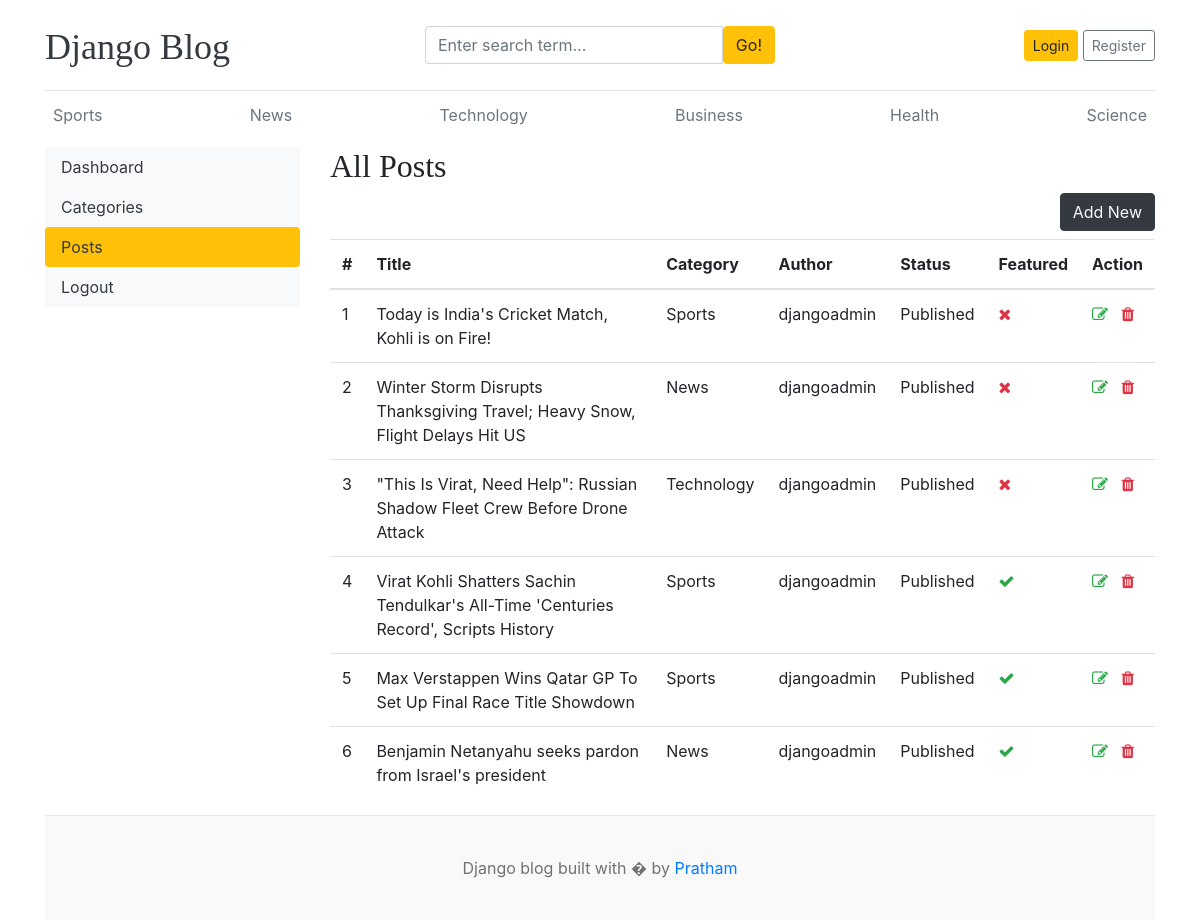
The app's page /dashboard/posts/ with its own data.
### blogs/models.py (models this page shows, shortened)
class Category(models.Model):
    category_name = models.CharField(max_length = 50, unique = True)
    created_at = models.DateTimeField(auto_now=True)
    updated_at = models.DateTimeField(auto_now=True)
    class Meta:
        verbose_name_plural = 'categories'
    def __str__(self):
        return self.category_name

class Blog(models.Model):
    title = models.CharField(max_length = 100)
    slug = models.SlugField(max_length=150, unique=True, blank=True)
    category = models.ForeignKey(Category, on_delete=models.CASCADE) #using cascade because when you delete specific category the blog post associated should also be deleted
    author = models.ForeignKey(User, on_delete=models.CASCADE) # so when user is deleted hte blog post of that user should also be deleted
    featured_image = models.ImageField(upload_to='uploads/%d/%m/%Y')
    short_description= models.TextField(max_length=500)
    blog_body = models.TextField(max_length=2000)
    status = models.CharField(max_length=20, choices=STATUS_CHOICES, default="Draft")
    is_featured = models.BooleanField(default=False)
    created_at = models.DateTimeField(auto_now=True)
    updated_at = models.DateTimeField(auto_now=True)

### dashboards/views.py (the view)
# urls.py: path('posts/', views.posts, name = 'posts'),
def posts(request):
    posts = Blog.objects.all()
    context = {
        'posts': posts,
    }
    return render(request, 'dashboard/posts.html', context)

### blogs/context_processors.py (called while the page is built)
def get_categories(request):
    categories = Category.objects.all()
    return dict(categories=categories)

### templates/dashboard/posts.html (shortened to what this page needs)
{% extends 'base.html' %}
{% block content %}
<div class="row">
    {% include 'dashboard/sidebar.html' %}
    <div class="col-md-9">
        <h2>All Posts</h2>
        <a href="{% url "add_post" %}" class="btn btn-dark text-light float-right mb-2">Add New</a>
        <table class="table table-hover">
            <thead>
                <tr>
                <th>#</th>
                <th>Title</th>
                <th>Category</th>
                <th>Author</th>
                <th>Status</th>
                <th>Featured</th>
                <th>Action</th>
            </tr>
            </thead>
            <tbody>
            {% for post in posts %}
            <tr>
                <td>{{ forloop.counter }}</td>
                <td>{{ post.title }}</td>
                <td>{{ post.category }}</td>
                <td>{{ post.author }}</td>
                <td>{{ post.status }}</td>
                <td>{% if post.is_featured %}<i class="fa fa-check text-success"></i>{% else %}<i class="fa fa-times text-danger"></i>{% endif %}</td>
                <td>
                    <a href="{% url 'edit_post' post.id %}"><i class="fa fa-edit text-success"></i></a>
                    <a href="{% url 'delete_post' post.id %}"><i class="fa fa-trash text-danger"></i></a>
                </td>
            </tr>
            {% endfor %}
            </tbody>
        </table>
    </div>
</div>
{% endblock %}

### templates/base.html (shortened to what this page needs)
{% load static %}
<!DOCTYPE html>
<html lang="en">
  <head>
    <link
      href="https://getbootstrap.com/docs/4.0/dist/css/bootstrap.min.css"
      rel="stylesheet"
    />
    <link href="{% static 'css/blog.css' %}" rel="stylesheet" />
     <link rel="stylesheet" href="https://cdnjs.cloudflare.com/ajax/libs/font-awesome/4.7.0/css/font-awesome.min.css">
  </head>
  <body>
    <div class="container">
      <header class="blog-header py-3">
        <div class="row flex-nowrap justify-content-between align-items-center">
          <div class="col-4 pt-1">
            <a class="blog-header-logo text-dark" href="/">Django Blog</a>
          </div>
          <div class="col-4">
            <form action="{% url "search" %}" method="GET">
              <div class="input-group">
                  <input class="form-control" type="text" name="keyword" value="{{keyword}}" placeholder="Enter search term..." aria-label="Enter search term..." aria-describedby="button-search" />
                  <button type="submit" class="btn btn-warning" id="button-search" type="button">Go!</button>
                    </div>
            </form>
          </div>
          <div class="col-4 d-flex justify-content-end align-items-center">
            {% if not user.is_authenticated %}
            <a class="btn btn-sm btn-warning" href="{% url "login" %}">Login</a> &nbsp;
            <a class="btn btn-sm btn-outline-secondary" href="{% url "register" %}">Register</a>
            {% else %}
            <span><a href="{% url "dashboard" %}">Dashboard</a></span>
            &emsp;
            <span><a href="{% url "logout" %}">Logout</a></span>
            {% endif %}
          </div>
        </div>
      </header>
      <div class="nav-scroller py-1 mb-2">
        <nav class="nav d-flex justify-content-between">
          {% for cat in categories %}
          <a class="p-2 text-muted" href="{% url "post_by_category" cat.id %}">{{cat.category_name}}</a>
          {% endfor %}
        </nav>
      </div>
{% block content %} {% endblock %}
    <footer class="blog-footer">
      <p>Django blog built with � by <a href="https://prathamehta.netlify.app/">Pratham</a></p>
    </footer>
    {% load django_browser_reload %} {% django_browser_reload_script %}
  </body>
</html>

### static/css/blog.css (style rules this page uses)
.blog-header { border-bottom: 1px solid #e5e5e5; }
.blog-header-logo { font-family: "Playfair Display", Georgia, "Times New Roman", serif; font-size: 2.25rem; }
h1, h2, h3, h4, h5, h6 { font-family: "Playfair Display", Georgia, "Times New Roman", serif; }
.blog-footer { padding: 2.5rem 0; color: #727272; text-align: center; background-color: #f9f9f9; border-top: .05rem solid #e5e5e5; }
.blog-footer p:last-child { margin-bottom: 0; }

### records on screen
Category: category_name "Sports"
Category: category_name "News"
Category: category_name "Technology"
Category: category_name "Business"
Category: category_name "Health"
Category: category_name "Science"
Blog: title "Today is India's Cricket Match, Kohli is on Fire!", category "Sports", author "djangoadmin", status "Published", is_featured False (drawn)
Blog: title "Winter Storm Disrupts Thanksgiving Travel; Heavy Snow, Flight Delays Hit US", category "News", author "djangoadmin", status "Published", is_featured False (drawn)
Blog: title "\"This Is Virat, Need Help\": Russian Shadow Fleet Crew Before Drone Attack", category "Technology", author "djangoadmin", status "Published", is_featured False (drawn)
Blog: title "Virat Kohli Shatters Sachin Tendulkar's All-Time 'Centuries Record', Scripts History", category "Sports", author "djangoadmin", status "Published", is_featured True (drawn)
Blog: title "Max Verstappen Wins Qatar GP To Set Up Final Race Title Showdown", category "Sports", author "djangoadmin", status "Published", is_featured True (drawn)
Blog: title "Benjamin Netanyahu seeks pardon from Israel's president", category "News", author "djangoadmin", status "Published", is_featured True (drawn)
